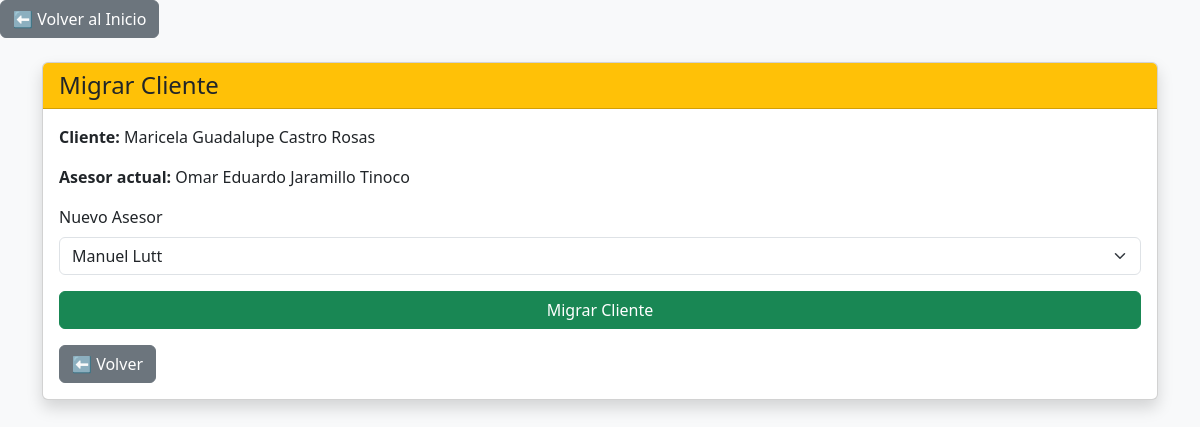
The app's page /prestamos_je/migrar_cliente.php?id=1 with its own data.
### tables this page shows
CREATE TABLE `clientes` (
  `id_cliente` int(11) NOT NULL,
  `curp_ine` varchar(25) DEFAULT NULL,
  `nombre` varchar(50) DEFAULT NULL,
  `apellido` varchar(50) DEFAULT NULL,
  `fecha_nacimiento` date DEFAULT NULL,
  `direccion` varchar(100) DEFAULT NULL,
  `numero_exterior` varchar(20) DEFAULT NULL,
  `colonia` varchar(50) DEFAULT NULL,
  `telefono` varchar(15) DEFAULT NULL,
  `autoriza_credito` enum('SI','NO') DEFAULT 'NO',
  `estatus` enum('ACTIVO','MAL_HISTORIAL','BLOQUEADO') DEFAULT 'ACTIVO',
  `id_asesor` int(11) NOT NULL,
  `id_usuario` int(11) NOT NULL,
  `fecha_registro` timestamp NOT NULL DEFAULT current_timestamp(),
  `negocio` varchar(150) DEFAULT NULL,
  `observaciones` text DEFAULT NULL,
  `numero_ext` varchar(10) DEFAULT NULL,
  `fecha_bloqueo` date DEFAULT NULL,
  `fecha_desbloqueo` date DEFAULT NULL,
  `dias_bloqueo` int(11) DEFAULT NULL,
  `motivo_bloqueo` text DEFAULT NULL
);

CREATE TABLE `empleados` (
  `id_empleado` int(11) NOT NULL,
  `ine_empleado` varchar(20) DEFAULT NULL,
  `nombre` varchar(50) DEFAULT NULL,
  `apellido` varchar(50) DEFAULT NULL,
  `direccion` varchar(100) DEFAULT NULL,
  `telefono` varchar(15) DEFAULT NULL,
  `curp_seguro` varchar(20) DEFAULT NULL,
  `puesto` enum('GERENTE','SUPERVISOR','ASESOR') DEFAULT NULL,
  `estatus` enum('ACTIVO','BAJA') DEFAULT 'ACTIVO',
  `rol` enum('ASESOR','SUPERVISOR','GERENTE') NOT NULL DEFAULT 'ASESOR'
);

### prestamos_je/migrar_cliente.php (the view, shortened to what this page needs)
<?php
include("conexion.php");
$id_cliente = intval($_GET['id'] ?? 0);
$cliente = $conexion->query("
    SELECT
        c.id_cliente,
        c.nombre,
        c.apellido,
        c.id_asesor,
        e.nombre AS asesor_nombre,
        e.apellido AS asesor_apellido
    FROM clientes c
    INNER JOIN empleados e ON c.id_asesor = e.id_empleado
    WHERE c.id_cliente = $id_cliente
")->fetch_assoc();
$asesores = $conexion->query("
    SELECT id_empleado, nombre, apellido
    FROM empleados
    WHERE rol = 'ASESOR' AND estatus = 'ACTIVO'
");
?>
<!DOCTYPE html>
<html lang="es">
<head>
    <link href="https://cdn.jsdelivr.net/npm/bootstrap@5.3.2/dist/css/bootstrap.min.css" rel="stylesheet">
</head>
<body class="bg-light">
<?php include("menu.php"); ?>
<div class="container mt-4">
<div class="card shadow">
    <div class="card-header bg-warning">
        <h4 class="mb-0">Migrar Cliente</h4>
    </div>
    <div class="card-body">
        <p><b>Cliente:</b> <?= $cliente['nombre']." ".$cliente['apellido'] ?></p>
        <p><b>Asesor actual:</b>
            <?= $cliente['asesor_nombre']." ".$cliente['asesor_apellido'] ?>
        </p>
        <form method="POST">
            <label class="form-label">Nuevo Asesor</label>
            <select name="nuevo_asesor" class="form-select mb-3" required>
                <?php while ($a = $asesores->fetch_assoc()) { ?>
                    <option value="<?= $a['id_empleado'] ?>"
                        <?= $a['id_empleado'] == $cliente['id_asesor'] ? 'disabled' : '' ?>>
                        <?= $a['nombre']." ".$a['apellido'] ?>
                    </option>
                <?php } ?>
            </select>
            <button class="btn btn-success w-100">
                Migrar Cliente
            </button>
        </form>
        <a href="clientes.php" class="btn btn-secondary mt-3">
            ⬅ Volver
        </a>
    </div>
</div>
</div>
</body>
</html>

### records on screen
clientes: nombre "Maricela Guadalupe", apellido "Castro Rosas", id_asesor.nombre "Omar Eduardo", id_asesor.apellido "Jaramillo Tinoco"

### other values on screen
form field nuevo_asesor "Manuel Lutt"
